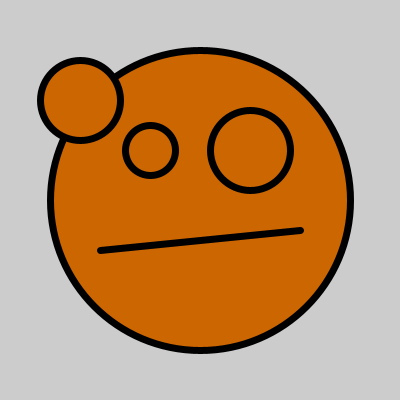
Frame 1 (no input)
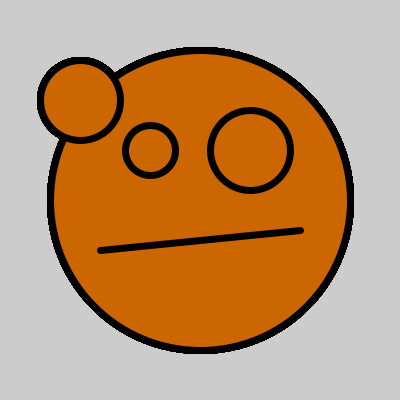
Frame 60 (the mouse pressed at the canvas centre just before this capture)
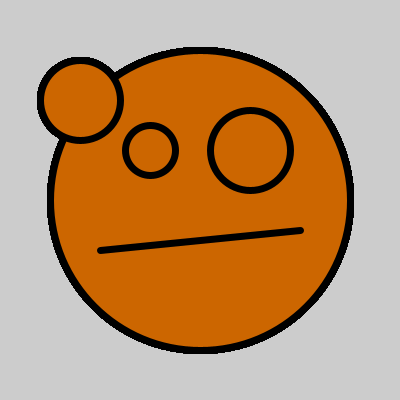
Frame 120 (the mouse held since frame 60 and released just before this capture)

The Processing sketch that drew these frames (run headless with seeded random() and noise(); from frame 60 on, the mouse is pressed at the canvas centre):

// Processing sketch: processing_92323
// ── processing_92323.pde

// i think i'm hungry
// awesome
void setup() {
  size(400, 400); 
  smooth();
  strokeWeight(7);
  
}

// do i supposed to write something here?
// is this the right thing i do?
void draw() {
  fill(204, 102, 0);
// here are the eyes
  ellipse(200, 200, 300, 300);
  ellipse(150, 150, 50, 50);
  
  ellipse(250, 150, 80, 80);
  line(100, 250, 300, 230);
  // this is nose //line(200, 200, 200, 220);
  
  ellipse(80, 100, 80, 80);
  

}
